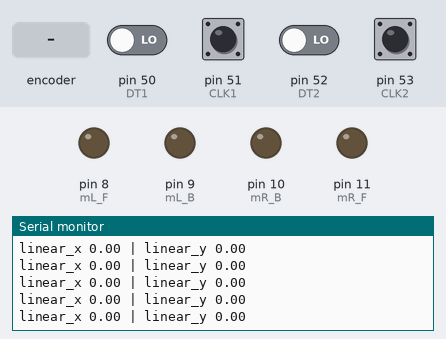
Bench run of a sketch on a simulated Arduino Mega 2560, built with avr-gcc and run on an emulated ATmega2560. Parts: output pins drawn as LEDs (lit = HIGH), the last lines printed to the serial monitor. The inputs (shaded band) are chosen by the test bench; at power-on: pin 51 (CLK1), pin 53 (CLK2) HIGH, pin 50 (DT1), pin 52 (DT2) LOW.

Above: at 1.2 s.
1.3 s: rotary encoder on pin 51 (CLK1) / pin 50 (DT1) turned 1 step (first pin leading)
At 2.0 s:
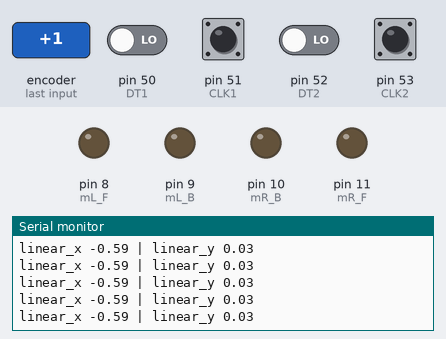
4.5 s: rotary encoder on pin 51 (CLK1) / pin 50 (DT1) turned 1 step (first pin leading)
At 5.5 s:
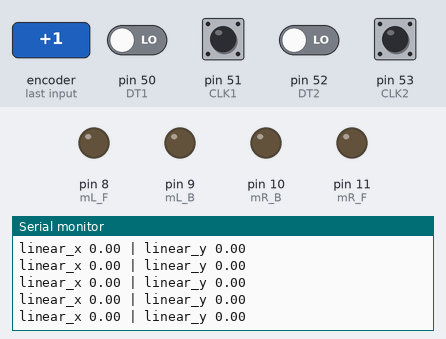
7.7 s: pin 53 (CLK2) pulsed LOW 2 times (0.12 s each, 0.3 s apart)
At 8.7 s:
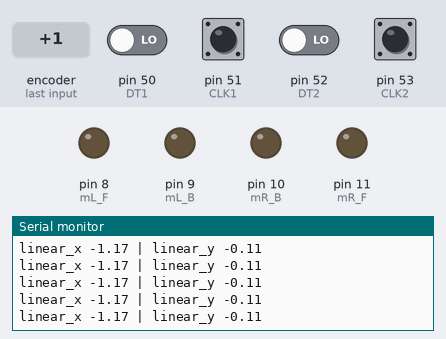
11.3 s: pin 53 (CLK2) pulsed LOW 2 times (0.12 s each, 0.3 s apart)
At 11.9 s:
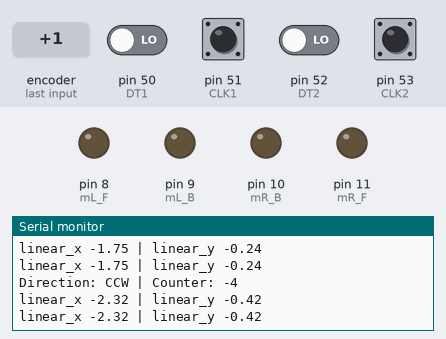
Timing chart, 0 to 14.3 s (numbered marks = the images above; inputs shaded):
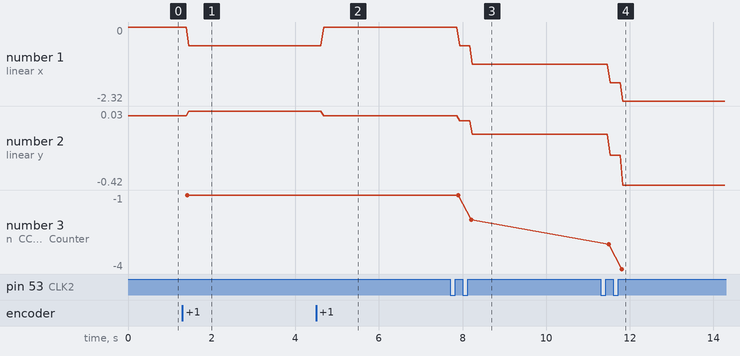

The sketch:

aydin_v1.ino
```cpp
int mR_F=11;
int mR_B=10;
int mL_F=8;
int mL_B=9;

#define CLK1 51
#define DT1 50

#define CLK2 53
#define DT2 52

int diameter=15; //in cm
double dL;
double dR;
double dx;
double dy;
double d;
double dw;
double w0;

int counter1 = 0;
int currentStateCLK1;
int lastStateCLK1;
String currentDir1 ="";

int counter2 = 0;
int currentStateCLK2;
int lastStateCLK2;
String currentDir2 ="";
//Linear
double linear_x;
double linear_y;
double linear_x0;
double linear_y0;
//Twist
double w;

void enkoder_oku(int CLK,int DT,int &counter,int &currentStateCLK,int &lastStateCLK,String &currentDir){
currentStateCLK = digitalRead(CLK);

  // If last and current state of CLK are different, then pulse occurred
  // React to only 1 state change to avoid double count
  if (currentStateCLK != lastStateCLK  && currentStateCLK == 1){

    // If the DT state is different than the CLK state then
    // the encoder is rotating CCW so decrement
    if (digitalRead(DT) != currentStateCLK) {
      counter --;
      currentDir ="CCW";
    } else {
      // Encoder is rotating CW so increment
      counter ++;
      currentDir ="CW";
    }

    Serial.print("Direction: ");
    Serial.print(currentDir);
    Serial.print(" | Counter: ");
    Serial.println(counter);
  }

  // Remember last CLK state
  lastStateCLK = currentStateCLK;
}

void setup() {
  pinMode(mR_F,OUTPUT);
  pinMode(mR_B,OUTPUT);
  pinMode(mL_F,OUTPUT);
  pinMode(mL_B,OUTPUT);

  pinMode(CLK1,INPUT);
  pinMode(DT1,INPUT);

  pinMode(CLK2,INPUT);
  pinMode(DT2,INPUT);

  lastStateCLK1 = digitalRead(CLK1);
  lastStateCLK2 = digitalRead(CLK2);
  // Setup Serial Monitor
  Serial.begin(9600);


}

void loop() {
  // put your main code here, to run repeatedly:
  enkoder_oku(CLK1,DT1,counter1,currentStateCLK1,lastStateCLK1,currentDir1);
  enkoder_oku(CLK2,DT2,counter2,currentStateCLK2,lastStateCLK2,currentDir2);
  delay(1);
  dR=counter1*(15*3.14)/40;
  dL=counter2*(15*3.14)/40;

  d=(dL+dR)/2; //gidilen yol
  dw=(dR-dL)/26; //change in degree

  dx=d*cos(dw+w0/2);
  dy=d*sin(dw+w0/2);

  linear_x = (linear_x0+dx);
  linear_y = (linear_y0+dy);
  w = w0+ dw;
  Serial.print("linear_x ");
  Serial.print(linear_x);
  Serial.print(" | linear_y ");
  Serial.println(linear_y);
  //analogWrite(mR_F,50);
  //analogWrite(mL_F,50);
}
```

Measured:
- after the input at 1.3 s, the serial monitor: prints a new line after 0.12 s (image 1)
- after the input at 4.5 s, the serial monitor: prints a new line after 0.15 s (image 2)
- after the input at 7.7 s, the serial monitor: prints a new line after 0.20 s (image 3)
- after the input at 11.3 s, the serial monitor: prints a new line after 0.20 s (image 4)
- plotted number 1: 0 → -0.59 after the input at 1.3 s, -0.59 → 0 after the input at 4.5 s, 0 → -1.17 after the input at 7.7 s, -1.17 → -2.32 after the input at 11.3 s
- plotted number 2: 0 → 0.03 after the input at 1.3 s, 0.03 → 0 after the input at 4.5 s, 0 → -0.11 after the input at 7.7 s, -0.11 → -0.42 after the input at 11.3 s
- plotted number 3: -1 → -2 after the input at 7.7 s, -2 → -4 after the input at 11.3 s
